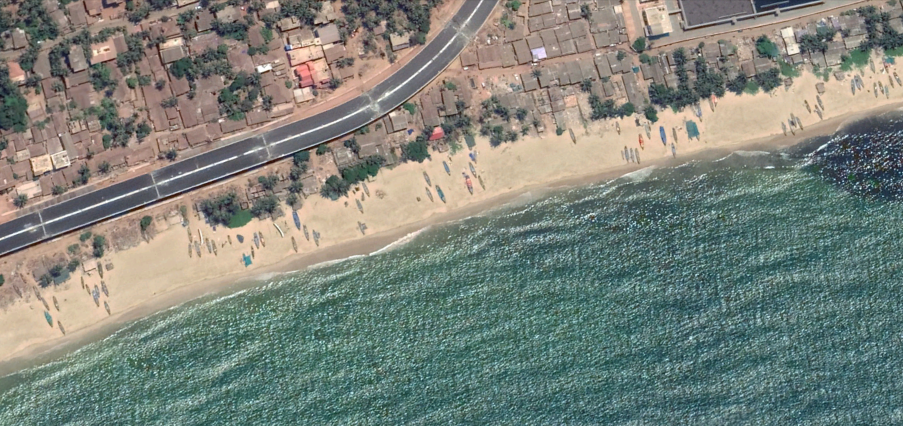
#> input picture Notebooks/data/3.png, 1806 x 852 px, given in place of geoeye-1-vatican-city.jpg, which was not available (shown at 1/2 size)
$ jupyter execute --allow-errors Kompresja_satelity.ipynb   (shell and % lines are left out)   (older library calls are emulated)
#> lines starting #> are read from the running program, lines starting #| are printed output that depends on the picture; pictures that were not available may be replaced by others from this repository, and a replacement may not be noted
[cell 1]
import pandas as pd
import skimage.io
import skimage.color
import skimage.metrics
import skimage.util
import matplotlib.pyplot as plt
import numpy as np
from PIL import Image
import io
import os
import math

daily_data_volume_gb = {
    "Modis": 17.51,
    "GeoEye-1": 921.05,
}

print("Dane wejściowe (dzienny wolumen danych w GB):")
for sensor, volume in daily_data_volume_gb.items():
    print(f"- {sensor}: {volume} GB")

[cell 2]
def simulate_volume_compression(sensor_data_gb):
    """Symuluje wolumen danych po kompresji."""

    results = []

    for sensor_name, original_volume_gb in sensor_data_gb.items():
        compressed_2_1 = original_volume_gb / 2
        compressed_5_1 = original_volume_gb / 5
        compressed_10_1 = original_volume_gb / 10
        compressed_20_1 = original_volume_gb / 20

        results.append({
            "Nazwa sensora": sensor_name,
            "Dane przed kompresją (GB)": original_volume_gb,
            "Dane po kompresji 2:1 (GB)": compressed_2_1,
            "Dane po kompresji 5:1 (GB)": compressed_5_1,
            "Dane po kompresji 10:1 (GB)": compressed_10_1,
            "Dane po kompresji 20:1 (GB)": compressed_20_1
        })

    df_results = pd.DataFrame(results)

    return df_results
compression_results_df = simulate_volume_compression(daily_data_volume_gb)

print("\nTabela wpływu kompresji na dzienny wolumen danych:")
print(compression_results_df)

[cell 3]
image_filename = "geoeye-1-vatican-city.jpg"

image_path = os.path.join(image_filename)

original_image = None

try:
    loaded_image = skimage.io.imread(image_path)
#> loaded_image is the input picture: shape (852, 1806, 4); mean R, G, B, A 124.5, 130.9, 122.5, 255

    if loaded_image is None:
        raise IOError(f"Nie udało się wczytać obrazu z: {image_path}")

    print(f"Wczytano obraz: {image_path}")
    print(f"Typ danych wczytanego obrazu: {loaded_image.dtype}")
#| Typ danych wczytanego obrazu: uint8
    print(f"Wymiary wczytanego obrazu: {loaded_image.shape}")
#| Wymiary wczytanego obrazu: (852, 1806, 4)

    if loaded_image.ndim == 3:
        if loaded_image.shape[2] == 4: # RGBA
            print("Obraz RGBA, konwertuję do RGB, a następnie do skali szarości.")
            # Konwersja RGBA do RGB (ignorowanie kanału alfa)
            loaded_image_rgb = skimage.color.rgba2rgb(loaded_image)
             # Konwersja RGB do skali szarości (wynik jako float64 w zakresie [0,1])
            original_image_gray = skimage.color.rgb2gray(loaded_image_rgb)
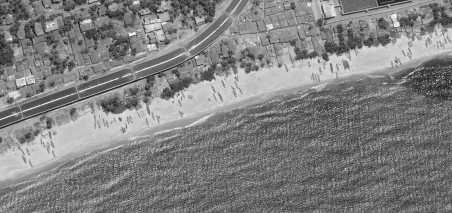
#> original_image_gray: shape (852, 1806) float64 (shown at 1/4 size); min 0.0124, max 1, mean 0.506
        elif loaded_image.shape[2] == 3: # RGB
            print("Obraz RGB, konwertuję do skali szarości.")
            # Konwersja RGB do skali szarości (wynik jako float64 w zakresie [0,1])
            original_image_gray = skimage.color.rgb2gray(loaded_image)
        else:
            print(f"Obraz ma {loaded_image.shape[2]} kanałów. Używam pierwszego kanału jako skali szarości.")
            original_image_gray = loaded_image[..., 0] # Weź pierwszy kanał
    elif loaded_image.ndim == 2:
        print("Obraz jest już w skali szarości.")
        original_image_gray = loaded_image
    else:
        raise ValueError(f"Nieobsługiwana liczba wymiarów obrazu: {loaded_image.ndim}. Oczekiwano 2 (skala szarości) lub 3 (kolor).")


    original_image = skimage.util.img_as_ubyte(original_image_gray)

    plt.figure(figsize=(6, 6))
    plt.imshow(original_image, cmap='gray')
    plt.title(f"Oryginalny obraz: {image_filename}\n(po konwersji do skali szarości, jeśli była potrzebna)")
    plt.axis('off')
    plt.show()

    print(f"Typ danych finalnego obrazu (original_image): {original_image.dtype}")
#| Typ danych finalnego obrazu (original_image): uint8
    print(f"Wymiary finalnego obrazu: {original_image.shape}")
#| Wymiary finalnego obrazu: (852, 1806)
    print(f"Zakres wartości pikseli: {original_image.min()} - {original_image.max()}")
#| Zakres wartości pikseli: 3 - 255

except FileNotFoundError:
    print(f"BŁĄD: Nie znaleziono pliku obrazu: {image_path}")
    print(f"Upewnij się, że folder '{data_folder}' istnieje w tym samym miejscu co notatnik,")
    print(f"oraz że plik '{image_filename}' znajduje się wewnątrz folderu '{data_folder}'.")
    print("Popraw zmienną 'image_filename' i/lub umieść plik w odpowiednim miejscu.")
except Exception as e:
    print(f"Wystąpił nieoczekiwany błąd podczas wczytywania lub przetwarzania obrazu: {e}")
    print("Sprawdź, czy plik obrazu nie jest uszkodzony i czy jest to obsługiwany format (np. PNG, JPG, TIF).")

[cell 4]
import os
import io
import numpy as np
from PIL import Image
import skimage.util
import skimage.metrics

def compress_jpeg_in_memory(image_array, quality_level, output_path=None):
    """Kompresuje obraz do formatu JPEG w pamięci i zwraca skompresowany obraz oraz jego rozmiar."""
    # Konwersja na obiekt Pillow
    pil_image = Image.fromarray(image_array)

    # Obsługa obrazów RGBA (z kanałem alfa)
    if pil_image.mode == 'RGBA':
        pil_image = pil_image.convert('RGB')

    img_buffer = io.BytesIO()
    pil_image.save(img_buffer, format="JPEG", quality=quality_level, optimize=True)
    file_size_bytes = img_buffer.tell()

    # Zapis na dysku jeśli podano ścieżkę
    if output_path is not None:
        with open(output_path, 'wb') as f:
            f.write(img_buffer.getvalue())

    file_size_kb = file_size_bytes / 1024.0
    img_buffer.seek(0)

    # Dekodowanie z powrotem do tablicy numpy
    decompressed_pil_image = Image.open(img_buffer)
    decompressed_image_array = np.array(decompressed_pil_image)

    return decompressed_image_array, file_size_kb

# Główna część skryptu
if 'original_image' in globals() and original_image is not None:
    # Konwersja do float [0, 1] dla obliczeń SSIM i różnic
    original_image_float = skimage.util.img_as_float(original_image)

    # Przebudowujemy compressed_results od zera
    new_compressed_results = []

    jpeg_quality_levels = [95, 75, 50, 25, 10, 5]

    # Utwórz folder na wyniki
    output_dir = "compressed_images"
    os.makedirs(output_dir, exist_ok=True)

    print("\nRozpoczynam kompresję dla obrazu kolorowego...")
    print(f"Typ obrazu: {original_image.dtype}, Wymiary: {original_image.shape}")
#| Typ obrazu: uint8, Wymiary: (852, 1806)

    for quality in jpeg_quality_levels:
        # Generuj unikalną nazwę pliku
        output_path = os.path.join(output_dir, f"compressed_q{quality}.jpg")

        # Kompresja i zapis
        compressed_img_uint8, size_kb = compress_jpeg_in_memory(
            original_image,
            quality,
            output_path=output_path
        )
#> size_kb = 634.5

        # Konwersja do float dla obliczeń
        compressed_img_float = skimage.util.img_as_float(compressed_img_uint8)

        # Obliczanie PSNR dla obrazów kolorowych
        psnr_value = skimage.metrics.peak_signal_noise_ratio(
            original_image,
            compressed_img_uint8,
            data_range=255
        )
#> psnr_value = 44.02

        # Obliczanie SSIM z uwzględnieniem kanałów kolorów
        min_dimension = min(original_image.shape[:2])
        current_win_size = min(7, min_dimension if min_dimension % 2 != 0 else min_dimension - 1)

        if current_win_size < 3:
            print(f"Ostrzeżenie: Obraz jest za mały dla SSIM. Pomijam.")
            ssim_value = np.nan
        else:
            ssim_value = skimage.metrics.structural_similarity(
                original_image_float,
                compressed_img_float,
                data_range=1.0,
                win_size=current_win_size,
                channel_axis=2 if original_image.ndim == 3 else None  # Kluczowa zmiana dla koloru!
            )
#> ssim_value = 0.995

        # Obliczanie różnicy między obrazami (dla każdego kanału osobno)
        diff_map_float = np.abs(original_image_float - compressed_img_float)
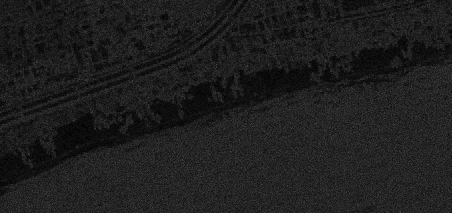
#> diff_map_float: shape (852, 1806) float64 (shown at 1/4 size); min 0, max 0.0392, mean 0.00465; drawn with min black and max white

        # Zapisujemy wyniki
        new_compressed_results.append({
            "quality": quality,
            "image": compressed_img_uint8,
            "size_kb": size_kb,
            "psnr": psnr_value,
            "ssim": ssim_value,
            "diff_map": diff_map_float,
            "file_path": output_path
        })

        print(f"Jakość: {quality} | "
              f"Rozmiar: {size_kb:.2f} KB | "
              f"PSNR: {psnr_value:.2f} dB | "
              f"SSIM: {ssim_value:.3f} | "
              f"Zapisano: {output_path}")
#| Jakość: 95 | Rozmiar: 634.52 KB | PSNR: 44.02 dB | SSIM: 0.995 | Zapisano: compressed_images/compressed_q95.jpg

    # Aktualizujemy wyniki
    compressed_results = new_compressed_results
#> compressed_results = 6 items

else:
    print("\nBłąd: Obraz wejściowy nie został załadowany.")
    compressed_results = []

[cell 5]
if 'original_image' in globals() and original_image is not None and \
   'compressed_results' in globals() and compressed_results:

    original_size_bytes = original_image.nbytes
#> original_size_bytes = 1538712
    original_size_kb = original_size_bytes / 1024.0
#> original_size_kb = 1502.6

    # --- Przygotowanie danych do wyświetlenia (tylko obrazy i ich metryki) ---
    display_items = []

    # Oryginalny obraz
    display_items.append({
        "image_to_show": original_image, # uint8
        "title_lines": [
            f"Oryginał ({image_filename.split('.')[0] if 'image_filename' in globals() else 'Obraz'})",
            f"Rozmiar: {original_size_kb:.1f} KB (raw)",
            "PSNR: ∞, SSIM: 1.0"
        ]
    })

    # Skompresowane obrazy
    for result in compressed_results:
        compression_ratio = original_size_kb / result["size_kb"] if result["size_kb"] > 0 else float('inf')
        display_items.append({
            "image_to_show": result["image"], # uint8
            "title_lines": [
                f"JPEG Jakość: {result['quality']}",
                f"Rozmiar: {result['size_kb']:.1f} KB",
                f"Wsp. kompr.: {compression_ratio:.1f}:1",
                f"PSNR: {result['psnr']:.2f} dB, SSIM: {result['ssim']:.3f}"
            ]
        })
#> this loop made 6 passes
#> compression_ratio on passes 1 to 6: 2.37, 5.2, 7.4, 11.12, 22.19, 44.46
#> after the loop, display_items = 7 items

    num_display_items = len(display_items)
#> num_display_items = 7
    ncols_vis = 2 # Dwa obrazy w rzędzie
    nrows_vis = math.ceil(num_display_items / ncols_vis)
#> nrows_vis = 4

    fig_vis_width_per_subplot = 6
    fig_vis_height_per_row = 6 # Można dostosować wysokość

    fig_vis, axes_vis = plt.subplots(nrows_vis, ncols_vis,
                                     figsize=(fig_vis_width_per_subplot * ncols_vis, fig_vis_height_per_row * nrows_vis),
                                     squeeze=False) # squeeze=False jest dobre dla ogólności

    axes_flat = axes_vis.flatten() # Spłaszczenie dla łatwiejszej iteracji

    for i, item_data in enumerate(display_items):
        ax = axes_flat[i]
        ax.imshow(item_data["image_to_show"], cmap='gray', vmin=0, vmax=255)
        ax.set_title("\n".join(item_data["title_lines"]), fontsize=10)
        ax.axis('off')
#> this loop made 7 passes

    # Ukryj nieużywane osie, jeśli liczba obrazów nie wypełnia idealnie siatki
    for j in range(num_display_items, nrows_vis * ncols_vis):
        axes_flat[j].axis('off') # Prostsze niż fig.delaxes

    fig_vis.tight_layout(rect=[0, 0.03, 1, 0.95]) # Dostosuj rect dla suptitle
    fig_vis.suptitle("Wpływ kompresji JPEG na jakość obrazu i metryki", fontsize=14, y=0.98) # Dostosuj y
    plt.show()
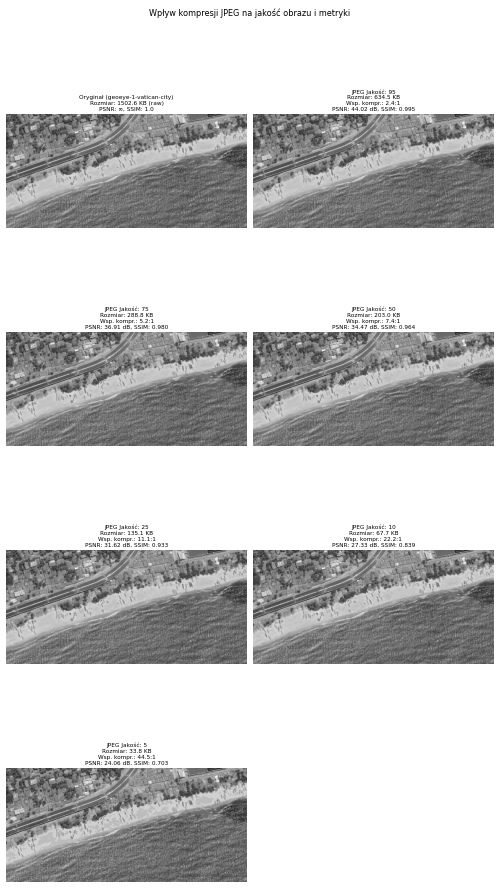
#> figure drawn by matplotlib, 7 panels

    # --- Wykresy PSNR/SSIM vs. Współczynnik Kompresji / Rozmiar Pliku (bez zmian) ---
    # Ten kod pozostaje taki sam jak w poprzedniej odpowiedzi, gdzie generował wykresy 2x2.
    # Upewnij się, że masz dane: qualities, psnr_values, ssim_values,
    # compression_ratios_all, file_sizes_all, compression_ratios_for_ssim,
    # file_sizes_for_ssim, qualities_for_ssim zdefiniowane przed tą sekcją.

    # (Poniżej jest kopia sekcji wykresów punktowych dla kompletności)
    qualities = [res['quality'] for res in compressed_results]
#> qualities = [95, 75, 50, 25, 10, 5]
    psnr_values = [res['psnr'] for res in compressed_results]
#> psnr_values = [44.02, 36.91, 34.47, 31.62, 27.33, 24.06]
    # Upewnij się, że ssim_values i odpowiednie listy dla osi X są poprawnie filtrowane, jeśli SSIM mogło nie zostać obliczone
    valid_indices_for_ssim = [idx for idx, res in enumerate(compressed_results) if 'ssim' in res and not np.isnan(res['ssim'])]
#> valid_indices_for_ssim = [0, 1, 2, 3, 4, 5]
    ssim_values = [compressed_results[i]['ssim'] for i in valid_indices_for_ssim]
#> ssim_values = [0.995, 0.98, 0.964, 0.933, 0.839, 0.703]

    compression_ratios_all = [(original_size_kb / res['size_kb']) if res['size_kb'] > 0 else float('inf')
                              for res in compressed_results]
#> compression_ratios_all = [2.37, 5.2, 7.4, 11.12, 22.19, 44.46]
    file_sizes_all = [res['size_kb'] for res in compressed_results]
#> file_sizes_all = [634.5, 288.8, 203, 135.1, 67.71, 33.8]

    compression_ratios_for_ssim = [compression_ratios_all[i] for i in valid_indices_for_ssim]
#> compression_ratios_for_ssim = [2.37, 5.2, 7.4, 11.12, 22.19, 44.46]
    file_sizes_for_ssim = [file_sizes_all[i] for i in valid_indices_for_ssim]
#> file_sizes_for_ssim = [634.5, 288.8, 203, 135.1, 67.71, 33.8]
    qualities_for_ssim = [qualities[i] for i in valid_indices_for_ssim]
#> qualities_for_ssim = [95, 75, 50, 25, 10, 5]

    if psnr_values: # Tylko jeśli mamy jakiekolwiek wyniki
        fig_scatter, ax_scatter = plt.subplots(2, 2, figsize=(14, 10))

        # PSNR vs CR
        ax_scatter[0, 0].plot(compression_ratios_all, psnr_values, marker='o', linestyle='-')
        ax_scatter[0, 0].set_xlabel("Współczynnik Kompresji")
        ax_scatter[0, 0].set_ylabel("PSNR (dB)")
        ax_scatter[0, 0].set_title("PSNR vs. Współczynnik Kompresji")
        ax_scatter[0, 0].grid(True)
        for i, quality_val in enumerate(qualities): # Zmieniono 'quality' na 'quality_val' by uniknąć konfliktu z pętlą zewnętrzną
            ax_scatter[0, 0].annotate(f"Q{quality_val}", (compression_ratios_all[i], psnr_values[i]), textcoords="offset points", xytext=(5,-10), ha='left')
#> this loop made 6 passes
#> quality_val on passes 1 to 6: 95, 75, 50, 25, 10, 5

        # PSNR vs Rozmiar
        ax_scatter[0, 1].plot(file_sizes_all, psnr_values, marker='s', linestyle='--')
        ax_scatter[0, 1].set_xlabel("Rozmiar Pliku (KB)")
        ax_scatter[0, 1].set_ylabel("PSNR (dB)")
        ax_scatter[0, 1].set_title("PSNR vs. Rozmiar Pliku")
        ax_scatter[0, 1].grid(True)
        for i, quality_val in enumerate(qualities):
            ax_scatter[0, 1].annotate(f"Q{quality_val}", (file_sizes_all[i], psnr_values[i]), textcoords="offset points", xytext=(5,-10), ha='left')

        # SSIM vs CR
        if ssim_values:
            ax_scatter[1, 0].plot(compression_ratios_for_ssim, ssim_values, marker='^', linestyle='-', color='green')
            ax_scatter[1, 0].set_xlabel("Współczynnik Kompresji")
            ax_scatter[1, 0].set_ylabel("SSIM")
            ax_scatter[1, 0].set_title("SSIM vs. Współczynnik Kompresji")
            ax_scatter[1, 0].grid(True)
            for i, quality_val in enumerate(qualities_for_ssim):
                ax_scatter[1, 0].annotate(f"Q{quality_val}", (compression_ratios_for_ssim[i], ssim_values[i]), textcoords="offset points", xytext=(5,-10), ha='left')
        else:
            ax_scatter[1,0].text(0.5, 0.5, "Brak danych SSIM", ha='center', va='center', transform=ax_scatter[1,0].transAxes)
            ax_scatter[1,0].axis('off')


        # SSIM vs Rozmiar
        if ssim_values:
            ax_scatter[1, 1].plot(file_sizes_for_ssim, ssim_values, marker='d', linestyle='--', color='red')
            ax_scatter[1, 1].set_xlabel("Rozmiar Pliku (KB)")
            ax_scatter[1, 1].set_ylabel("SSIM")
            ax_scatter[1, 1].set_title("SSIM vs. Rozmiar Pliku")
            ax_scatter[1, 1].grid(True)
            for i, quality_val in enumerate(qualities_for_ssim):
                ax_scatter[1, 1].annotate(f"Q{quality_val}", (file_sizes_for_ssim[i], ssim_values[i]), textcoords="offset points", xytext=(5,-10), ha='left')
        else:
            ax_scatter[1,1].text(0.5, 0.5, "Brak danych SSIM", ha='center', va='center', transform=ax_scatter[1,1].transAxes)
            ax_scatter[1,1].axis('off')

        fig_scatter.tight_layout(rect=[0, 0.03, 1, 0.95])
        fig_scatter.suptitle("Zależności Metryk Jakości i Kompresji JPEG", fontsize=16, y=0.98)
        plt.show()
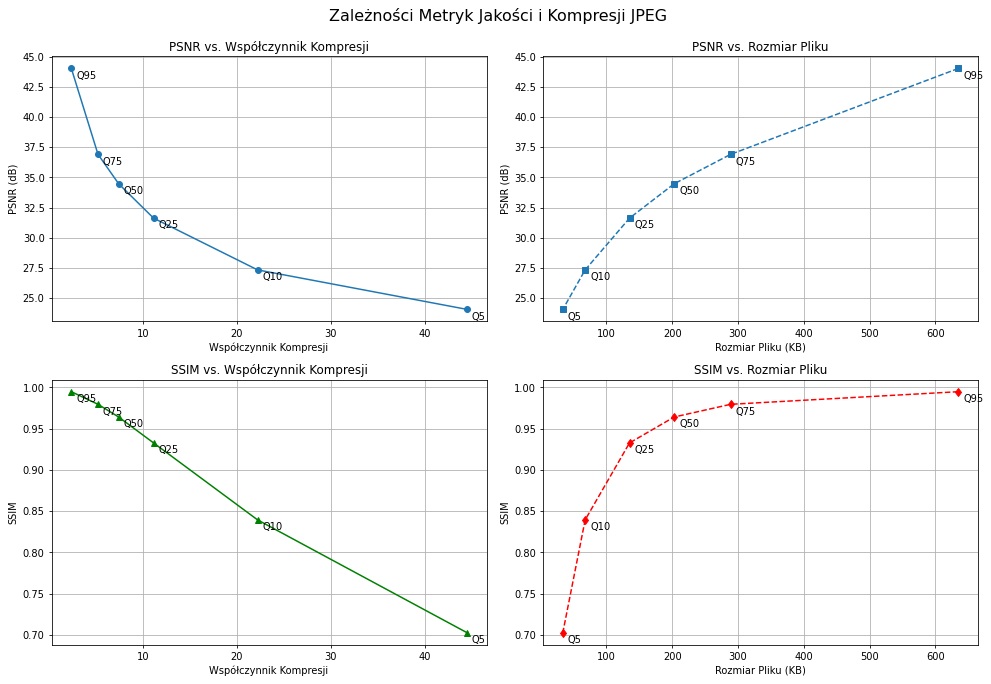
#> figure drawn by matplotlib, 4 panels
    else:
        print("Brak wyników kompresji do wygenerowania wykresów punktowych.")


elif 'original_image' in globals() and original_image is not None and \
    ('compressed_results' not in globals() or not compressed_results):
     print("\nOryginalny obraz został wczytany, ale nie ma wyników kompresji do wyświetlenia.")
else:
    print("\nNie można wyświetlić wyników, ponieważ oryginalny obraz nie został wczytany.")

[cell 6]
import os
from PIL import Image
import numpy as np

try:
    from skimage.metrics import peak_signal_noise_ratio as compare_psnr
    from skimage.metrics import structural_similarity     as compare_ssim
    import skimage
    SKIMAGE_AVAILABLE = True
    # pobierzmy wersję scikit-image, żeby wiedzieć, czy używamy argumentu multichannel, czy channel_axis
    SKIMAGE_VERSION = tuple(int(x) for x in skimage.__version__.split('.')[:2])
except ImportError:
    SKIMAGE_AVAILABLE = False
    SKIMAGE_VERSION = (0, 0)

# -------------------------------------------------------------------
# 1. Ręcznie podaj nazwę pliku obrazu (fragmentu). Plik musi znajdować się
#    w tym samym folderze, co skrypt.
#
#    Przykłady:
#      input_filename = "fragment_1520x1520.png"
#      input_filename = "moj_fragment.jpg"
# -------------------------------------------------------------------
input_filename = "geoeye-1-vatican-city.jpg"


# -------------------------------------------------------------------
# 2. Lista wartości 'quality' do przetestowania (zakres 1–95). Zwykle
#    wybiera się np. [90, 70, 50] lub rozszerzoną listę.
# -------------------------------------------------------------------
quality_list = [90, 70, 50, 30, 20, 10, 5]


# -------------------------------------------------------------------
# 3. Katalog, do którego zapisane zostaną wyniki kompresji.
#    Jeśli katalog nie istnieje, zostanie utworzony.
# -------------------------------------------------------------------
output_dir = "results"
os.makedirs(output_dir, exist_ok=True)


# -------------------------------------------------------------------
# 4. Wczytaj oryginalny obraz i pobierz jego rozmiar (w bajtach) jako W0.
# -------------------------------------------------------------------
if not os.path.isfile(input_filename):
    raise FileNotFoundError(f"Plik '{input_filename}' nie został znaleziony w katalogu skryptu.")

# Wczytanie obrazu w RGB
img_orig = Image.open(input_filename).convert("RGB")
# Rozmiar oryginalnego pliku
size_orig_bytes = os.path.getsize(input_filename)

# Jeśli chcesz liczyć PSNR/SSIM, zrób konwersję do numpy array:
if SKIMAGE_AVAILABLE:
    orig_arr = np.array(img_orig)
else:
    orig_arr = None

print(f"\n--- Test kompresji dla pliku: {input_filename}")
print(f"Oryginalny rozmiar: {size_orig_bytes/1048576:.2f} MB")
if not SKIMAGE_AVAILABLE:
    print("Uwaga: scikit-image nie jest zainstalowane → PSNR/SSIM nie będą liczone.")
print("")


# -------------------------------------------------------------------
# 5. Dla każdej wartości quality:
#      - zapisz JPEG o tej jakości,
#      - zmierz rozmiar pliku,
#      - oblicz współczynnik kompresji (ratio = W₀ / Wq),
#      - (opcjonalnie) oblicz PSNR i SSIM względem oryginału.
# -------------------------------------------------------------------
results = []
for q in quality_list:
    out_name = f"{os.path.splitext(input_filename)[0]}_q{q}.jpg"
    out_path = os.path.join(output_dir, out_name)

    # 5.1) Zapisz skompresowaną wersję JPEG
    img_orig.save(out_path, format="JPEG", quality=q, optimize=True)

    # 5.2) Pomiar rozmiaru skompresowanego pliku
    size_q_bytes = os.path.getsize(out_path)
    ratio = size_orig_bytes / size_q_bytes

    # 5.3) (Opcjonalnie) PSNR i SSIM — tylko, gdy scikit-image jest dostępne
    psnr = None
    ssim = None

    if SKIMAGE_AVAILABLE:
        # Wczytaj ponownie skompresowany plik i zamień na numpy array
        comp_arr = np.array(Image.open(out_path).convert("RGB"))

        # PSNR jest takie samo w każdej wersji skimage.metrics, więc:
        psnr = compare_psnr(orig_arr, comp_arr, data_range=255)
#> psnr = 38.47

        # SSIM musi rozróżnić, czy twoje skimage przyjmuje argument multichannel, czy channel_axis
        if SKIMAGE_VERSION >= (0, 19):
            # w scikit-image 0.19+ należy użyć channel_axis zamiast multichannel
            ssim = compare_ssim(orig_arr, comp_arr, channel_axis=2, data_range=255)
#> ssim = 0.982
        else:
            # starsze wersje skimage używają multichannel=True
            ssim = compare_ssim(orig_arr, comp_arr, multichannel=True, data_range=255)

    results.append((q, size_q_bytes, ratio, psnr, ssim))


# -------------------------------------------------------------------
# 6. Wyświetl wyniki w formie tabeli
# -------------------------------------------------------------------
header = "q |  rozmiar [MB]  | ratio(orig/comp) |   PSNR   |   SSIM   "
print(header)
#| q |  rozmiar [MB]  | ratio(orig/comp) |   PSNR   |   SSIM
print("-" * len(header))
for q, size_q, ratio, psnr, ssim in results:
    size_mb = size_q / 1048576
    psnr_str = f"{psnr:7.2f}" if psnr is not None else "   N/A  "
    ssim_str = f"{ssim:7.4f}" if ssim is not None else "  N/A   "
    print(f"{q:2d} |    {size_mb:6.2f}    |      {ratio:6.2f}:1     | {psnr_str} | {ssim_str}")
#> this loop made 7 passes
#> (q, size_q, ratio, psnr, ssim, size_mb, psnr_str, ssim_str) on passes 1 to 7: (90, 509124, 6.37, 38.47, 0.982, 0.486, '  38.47', ' 0.9820'), (70, 289122, 11.21, 35.05, 0.967, 0.276, '  35.05', ' 0.9666'), (50, 218370, 14.84, 33.35, 0.953, 0.208, '  33.35', ' 0.9529'), (30, 162203, 19.98, 31.43, 0.931, 0.155, '  31.43', ' 0.9308'), (20, 124407, 26.05, 29.69, 0.903, 0.119, '  29.69', ' 0.9029'), (10, 73834, 43.9, 26.38, 0.824, 0.0704, '  26.38', ' 0.8239'), (5, 38423, 84.35, 23.01, 0.686, 0.0366, '  23.01', ' 0.6860')
#> (printed output is left out)

print(f"\nSkompresowane pliki zapisano w folderze: '{output_dir}'")
